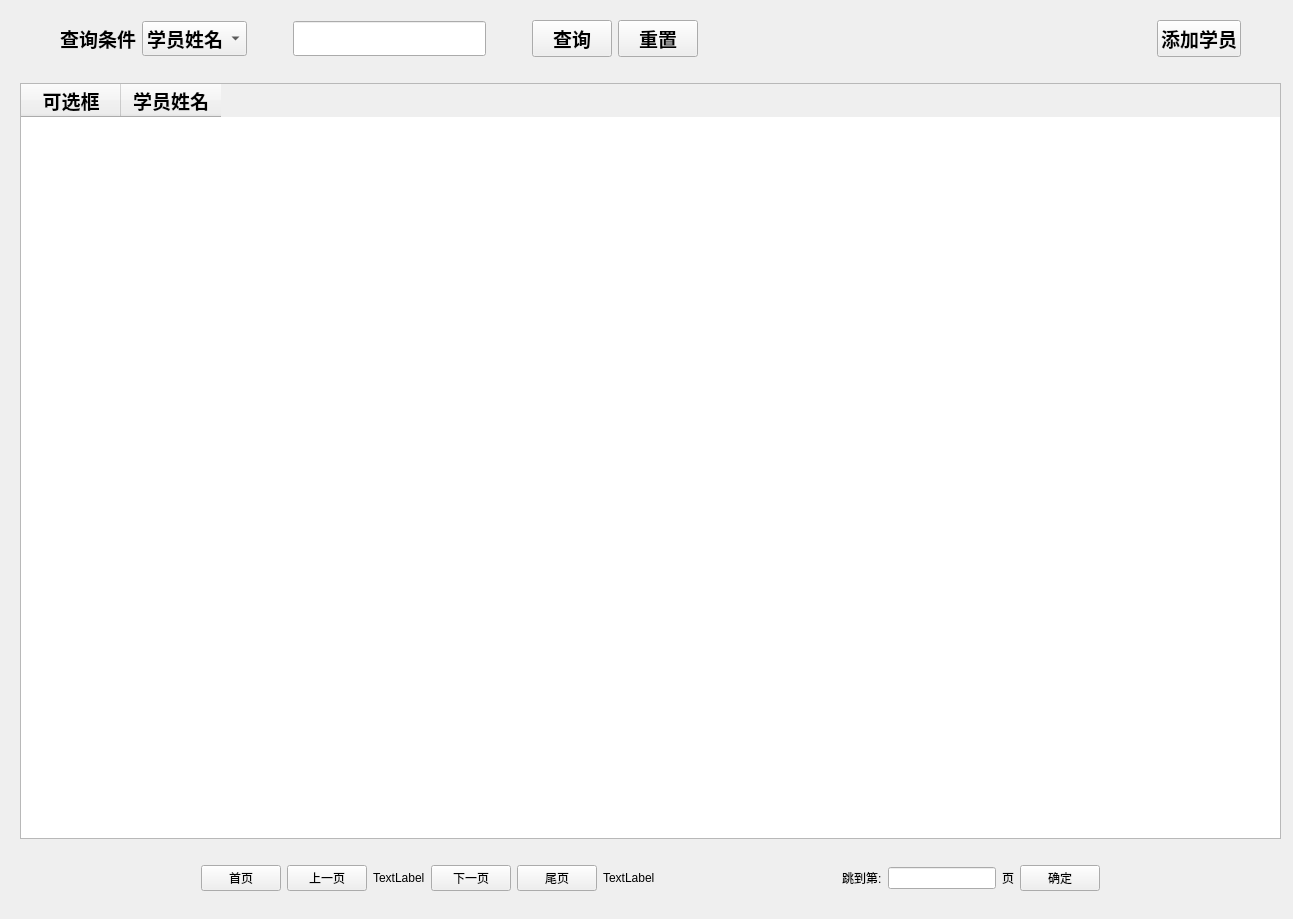
<?xml version="1.0" encoding="UTF-8"?>
<ui version="4.0">
 <class>Form</class>
 <widget class="QWidget" name="Form">
  <property name="geometry">
   <rect>
    <x>0</x>
    <y>0</y>
    <width>1293</width>
    <height>919</height>
   </rect>
  </property>
  <property name="windowTitle">
   <string>Form</string>
  </property>
  <widget class="QLabel" name="label">
   <property name="geometry">
    <rect>
     <x>360</x>
     <y>10</y>
     <width>181</width>
     <height>61</height>
    </rect>
   </property>
   <property name="sizePolicy">
    <sizepolicy hsizetype="Preferred" vsizetype="Preferred">
     <horstretch>0</horstretch>
     <verstretch>0</verstretch>
    </sizepolicy>
   </property>
   <property name="font">
    <font>
     <family>Arial Black</family>
     <pointsize>20</pointsize>
     <weight>75</weight>
     <bold>true</bold>
    </font>
   </property>
   <property name="text">
    <string/>
   </property>
   <property name="alignment">
    <set>Qt::AlignCenter</set>
   </property>
  </widget>
  <widget class="QWidget" name="verticalLayoutWidget">
   <property name="geometry">
    <rect>
     <x>20</x>
     <y>20</y>
     <width>1261</width>
     <height>871</height>
    </rect>
   </property>
   <layout class="QVBoxLayout" name="verticalLayout">
    <property name="sizeConstraint">
     <enum>QLayout::SetMaximumSize</enum>
    </property>
    <item>
     <layout class="QHBoxLayout" name="horizontalLayout">
      <item>
       <spacer name="horizontalSpacer">
        <property name="orientation">
         <enum>Qt::Horizontal</enum>
        </property>
        <property name="sizeType">
         <enum>QSizePolicy::Preferred</enum>
        </property>
        <property name="sizeHint" stdset="0">
         <size>
          <width>40</width>
          <height>20</height>
         </size>
        </property>
       </spacer>
      </item>
      <item>
       <widget class="QLabel" name="label_2">
        <property name="font">
         <font>
          <family>Arial Black</family>
          <pointsize>14</pointsize>
          <weight>75</weight>
          <bold>true</bold>
         </font>
        </property>
        <property name="text">
         <string>查询条件</string>
        </property>
       </widget>
      </item>
      <item>
       <widget class="QComboBox" name="comboBox">
        <property name="font">
         <font>
          <family>Arial Black</family>
          <pointsize>14</pointsize>
          <weight>75</weight>
          <bold>true</bold>
         </font>
        </property>
        <item>
         <property name="text">
          <string>学员姓名</string>
         </property>
        </item>
       </widget>
      </item>
      <item>
       <spacer name="horizontalSpacer_3">
        <property name="orientation">
         <enum>Qt::Horizontal</enum>
        </property>
        <property name="sizeType">
         <enum>QSizePolicy::Preferred</enum>
        </property>
        <property name="sizeHint" stdset="0">
         <size>
          <width>40</width>
          <height>20</height>
         </size>
        </property>
       </spacer>
      </item>
      <item>
       <widget class="QLineEdit" name="lineEdit">
        <property name="sizePolicy">
         <sizepolicy hsizetype="Preferred" vsizetype="Fixed">
          <horstretch>0</horstretch>
          <verstretch>0</verstretch>
         </sizepolicy>
        </property>
        <property name="font">
         <font>
          <family>Arial Black</family>
          <pointsize>14</pointsize>
          <weight>75</weight>
          <bold>true</bold>
         </font>
        </property>
       </widget>
      </item>
      <item>
       <spacer name="horizontalSpacer_2">
        <property name="orientation">
         <enum>Qt::Horizontal</enum>
        </property>
        <property name="sizeType">
         <enum>QSizePolicy::Preferred</enum>
        </property>
        <property name="sizeHint" stdset="0">
         <size>
          <width>40</width>
          <height>20</height>
         </size>
        </property>
       </spacer>
      </item>
      <item>
       <widget class="QPushButton" name="pushButton">
        <property name="font">
         <font>
          <family>Arial Black</family>
          <pointsize>14</pointsize>
          <weight>75</weight>
          <bold>true</bold>
         </font>
        </property>
        <property name="text">
         <string>查询</string>
        </property>
       </widget>
      </item>
      <item>
       <widget class="QPushButton" name="pushButton_8">
        <property name="font">
         <font>
          <family>Agency FB</family>
          <pointsize>14</pointsize>
          <weight>75</weight>
          <bold>true</bold>
         </font>
        </property>
        <property name="text">
         <string>重置</string>
        </property>
       </widget>
      </item>
      <item>
       <spacer name="horizontalSpacer_4">
        <property name="orientation">
         <enum>Qt::Horizontal</enum>
        </property>
        <property name="sizeType">
         <enum>QSizePolicy::Expanding</enum>
        </property>
        <property name="sizeHint" stdset="0">
         <size>
          <width>40</width>
          <height>20</height>
         </size>
        </property>
       </spacer>
      </item>
      <item>
       <widget class="QPushButton" name="pushButton_7">
        <property name="font">
         <font>
          <family>Arial Black</family>
          <pointsize>14</pointsize>
          <weight>75</weight>
          <bold>true</bold>
         </font>
        </property>
        <property name="text">
         <string>添加学员</string>
        </property>
       </widget>
      </item>
      <item>
       <spacer name="horizontalSpacer_8">
        <property name="orientation">
         <enum>Qt::Horizontal</enum>
        </property>
        <property name="sizeType">
         <enum>QSizePolicy::Preferred</enum>
        </property>
        <property name="sizeHint" stdset="0">
         <size>
          <width>40</width>
          <height>20</height>
         </size>
        </property>
       </spacer>
      </item>
     </layout>
    </item>
    <item>
     <spacer name="horizontalSpacer_5">
      <property name="orientation">
       <enum>Qt::Horizontal</enum>
      </property>
      <property name="sizeHint" stdset="0">
       <size>
        <width>40</width>
        <height>20</height>
       </size>
      </property>
     </spacer>
    </item>
    <item>
     <widget class="QTableWidget" name="tableWidget">
      <column>
       <property name="text">
        <string>可选框</string>
       </property>
       <property name="font">
        <font>
         <family>Arial Black</family>
         <pointsize>14</pointsize>
         <weight>75</weight>
         <bold>true</bold>
        </font>
       </property>
      </column>
      <column>
       <property name="text">
        <string>学员姓名</string>
       </property>
       <property name="font">
        <font>
         <family>Arial Black</family>
         <pointsize>14</pointsize>
         <weight>75</weight>
         <bold>true</bold>
        </font>
       </property>
      </column>
     </widget>
    </item>
    <item>
     <spacer name="horizontalSpacer_7">
      <property name="orientation">
       <enum>Qt::Horizontal</enum>
      </property>
      <property name="sizeHint" stdset="0">
       <size>
        <width>40</width>
        <height>20</height>
       </size>
      </property>
     </spacer>
    </item>
    <item>
     <layout class="QHBoxLayout" name="horizontalLayout_2">
      <item>
       <spacer name="horizontalSpacer_9">
        <property name="orientation">
         <enum>Qt::Horizontal</enum>
        </property>
        <property name="sizeHint" stdset="0">
         <size>
          <width>40</width>
          <height>20</height>
         </size>
        </property>
       </spacer>
      </item>
      <item>
       <widget class="QPushButton" name="pushButton_2">
        <property name="text">
         <string>首页</string>
        </property>
       </widget>
      </item>
      <item>
       <widget class="QPushButton" name="pushButton_3">
        <property name="text">
         <string>上一页</string>
        </property>
       </widget>
      </item>
      <item>
       <widget class="QLabel" name="label_6">
        <property name="text">
         <string>TextLabel</string>
        </property>
       </widget>
      </item>
      <item>
       <widget class="QPushButton" name="pushButton_4">
        <property name="text">
         <string>下一页</string>
        </property>
       </widget>
      </item>
      <item>
       <widget class="QPushButton" name="pushButton_5">
        <property name="text">
         <string>尾页</string>
        </property>
       </widget>
      </item>
      <item>
       <widget class="QLabel" name="label_3">
        <property name="text">
         <string>TextLabel</string>
        </property>
       </widget>
      </item>
      <item>
       <spacer name="horizontalSpacer_6">
        <property name="orientation">
         <enum>Qt::Horizontal</enum>
        </property>
        <property name="sizeHint" stdset="0">
         <size>
          <width>40</width>
          <height>20</height>
         </size>
        </property>
       </spacer>
      </item>
      <item>
       <widget class="QLabel" name="label_4">
        <property name="text">
         <string>跳到第:</string>
        </property>
       </widget>
      </item>
      <item>
       <widget class="QLineEdit" name="lineEdit_3">
        <property name="sizePolicy">
         <sizepolicy hsizetype="Preferred" vsizetype="Fixed">
          <horstretch>0</horstretch>
          <verstretch>0</verstretch>
         </sizepolicy>
        </property>
       </widget>
      </item>
      <item>
       <widget class="QLabel" name="label_5">
        <property name="text">
         <string>页</string>
        </property>
       </widget>
      </item>
      <item>
       <widget class="QPushButton" name="pushButton_6">
        <property name="text">
         <string>确定</string>
        </property>
       </widget>
      </item>
      <item>
       <spacer name="horizontalSpacer_10">
        <property name="orientation">
         <enum>Qt::Horizontal</enum>
        </property>
        <property name="sizeHint" stdset="0">
         <size>
          <width>40</width>
          <height>20</height>
         </size>
        </property>
       </spacer>
      </item>
     </layout>
    </item>
   </layout>
  </widget>
 </widget>
 <resources/>
 <connections/>
</ui>
